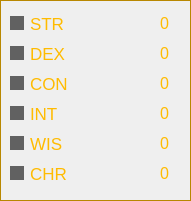
     <widget class="QFrame" name="frame_3">
      <property name="geometry">
       <rect>
        <x>10</x>
        <y>150</y>
        <width>191</width>
        <height>201</height>
       </rect>
      </property>
      <property name="styleSheet">
       <string notr="true">QFrame { 
	color: rgb(184, 135, 0);
} </string>
      </property>
      <property name="frameShape">
       <enum>QFrame::Box</enum>
      </property>
      <property name="frameShadow">
       <enum>QFrame::Plain</enum>
      </property>
      <widget class="QWidget" name="verticalLayoutWidget_3">
       <property name="geometry">
        <rect>
         <x>10</x>
         <y>10</y>
         <width>139</width>
         <height>181</height>
        </rect>
       </property>
       <layout class="QVBoxLayout" name="verticalLayout_3">
        <item>
         <widget class="QCheckBox" name="strBox">
          <property name="font">
           <font>
            <pointsize>13</pointsize>
           </font>
          </property>
          <property name="styleSheet">
           <string notr="true">
QCheckBox::indicator {
		
	
	background-color: rgb(97, 97, 97);
}

QCheckBox{

color: rgb(255, 187, 0);

}
QCheckBox::indicator:checked {
    
	background-color: rgb(255, 187, 0);
}</string>
          </property>
          <property name="text">
           <string>STR</string>
          </property>
         </widget>
        </item>
        <item>
         <widget class="QCheckBox" name="dexBox">
          <property name="font">
           <font>
            <pointsize>13</pointsize>
           </font>
          </property>
          <property name="styleSheet">
           <string notr="true">
QCheckBox::indicator {
		
	
	background-color: rgb(97, 97, 97);
}

QCheckBox{

color: rgb(255, 187, 0);
background:transparent;

}
QCheckBox::indicator:checked {
    
	background-color: rgb(255, 187, 0);
}</string>
          </property>
          <property name="text">
           <string>DEX</string>
          </property>
         </widget>
        </item>
        <item>
         <widget class="QCheckBox" name="conBox">
          <property name="font">
           <font>
            <pointsize>13</pointsize>
           </font>
          </property>
          <property name="styleSheet">
           <string notr="true">
QCheckBox::indicator {
		
	
	background-color: rgb(97, 97, 97);
}

QCheckBox{

color: rgb(255, 187, 0);
background:transparent;

}
QCheckBox::indicator:checked {
    
	background-color: rgb(255, 187, 0);
}</string>
          </property>
          <property name="text">
           <string>CON</string>
          </property>
         </widget>
        </item>
        <item>
         <widget class="QCheckBox" name="intBox">
          <property name="font">
           <font>
            <pointsize>13</pointsize>
           </font>
          </property>
          <property name="styleSheet">
           <string notr="true">
QCheckBox::indicator {
		
	
	background-color: rgb(97, 97, 97);
}

QCheckBox{

color: rgb(255, 187, 0);
background:transparent;

}
QCheckBox::indicator:checked {
    
	background-color: rgb(255, 187, 0);
}</string>
          </property>
          <property name="text">
           <string>INT</string>
          </property>
         </widget>
        </item>
        <item>
         <widget class="QCheckBox" name="wisBox">
          <property name="font">
           <font>
            <pointsize>13</pointsize>
           </font>
          </property>
          <property name="styleSheet">
           <string notr="true">
QCheckBox::indicator {
		
	
	background-color: rgb(97, 97, 97);
}

QCheckBox{

color: rgb(255, 187, 0);
background:transparent;

}
QCheckBox::indicator:checked {
    
	background-color: rgb(255, 187, 0);
}</string>
          </property>
          <property name="text">
           <string>WIS</string>
          </property>
         </widget>
        </item>
        <item>
         <widget class="QCheckBox" name="charBox">
          <property name="font">
           <font>
            <pointsize>13</pointsize>
           </font>
          </property>
          <property name="styleSheet">
           <string notr="true">
QCheckBox::indicator {
		
	
	background-color: rgb(97, 97, 97);
}

QCheckBox{

color: rgb(255, 187, 0);
background:transparent;

}
QCheckBox::indicator:checked {
    
	background-color: rgb(255, 187, 0);
}</string>
          </property>
          <property name="text">
           <string>CHR</string>
          </property>
         </widget>
        </item>
       </layout>
      </widget>
      <widget class="QWidget" name="verticalLayoutWidget_4">
       <property name="geometry">
        <rect>
         <x>150</x>
         <y>10</y>
         <width>31</width>
         <height>181</height>
        </rect>
       </property>
       <layout class="QVBoxLayout" name="verticalLayout_4">
        <item>
         <widget class="QLineEdit" name="ststrLE">
          <property name="font">
           <font>
            <pointsize>12</pointsize>
           </font>
          </property>
          <property name="styleSheet">
           <string notr="true">color: rgb(255, 187, 0);
background: transparent;</string>
          </property>
          <property name="text">
           <string>0</string>
          </property>
          <property name="maxLength">
           <number>2</number>
          </property>
          <property name="frame">
           <bool>false</bool>
          </property>
          <property name="alignment">
           <set>Qt::AlignCenter</set>
          </property>
         </widget>
        </item>
        <item>
         <widget class="QLineEdit" name="stdexLE">
          <property name="font">
           <font>
            <pointsize>12</pointsize>
           </font>
          </property>
          <property name="styleSheet">
           <string notr="true">color: rgb(255, 187, 0);
background: transparent;</string>
          </property>
          <property name="text">
           <string>0</string>
          </property>
          <property name="maxLength">
           <number>2</number>
          </property>
          <property name="frame">
           <bool>false</bool>
          </property>
          <property name="alignment">
           <set>Qt::AlignCenter</set>
          </property>
         </widget>
        </item>
        <item>
         <widget class="QLineEdit" name="stconLE">
          <property name="font">
           <font>
            <pointsize>12</pointsize>
           </font>
          </property>
          <property name="styleSheet">
           <string notr="true">color: rgb(255, 187, 0);
background: transparent;</string>
          </property>
          <property name="text">
           <string>0</string>
          </property>
          <property name="maxLength">
           <number>2</number>
          </property>
          <property name="frame">
           <bool>false</bool>
          </property>
          <property name="alignment">
           <set>Qt::AlignCenter</set>
          </property>
         </widget>
        </item>
        <item>
         <widget class="QLineEdit" name="stintLE">
          <property name="font">
           <font>
            <pointsize>12</pointsize>
           </font>
          </property>
          <property name="styleSheet">
           <string notr="true">color: rgb(255, 187, 0);
background: transparent;</string>
          </property>
          <property name="text">
           <string>0</string>
          </property>
          <property name="maxLength">
           <number>2</number>
          </property>
          <property name="frame">
           <bool>false</bool>
          </property>
          <property name="alignment">
           <set>Qt::AlignCenter</set>
          </property>
         </widget>
        </item>
        <item>
         <widget class="QLineEdit" name="stwisLE">
          <property name="font">
           <font>
            <pointsize>12</pointsize>
           </font>
          </property>
          <property name="styleSheet">
           <string notr="true">color: rgb(255, 187, 0);
background: transparent;</string>
          </property>
          <property name="text">
           <string>0</string>
          </property>
          <property name="maxLength">
           <number>2</number>
          </property>
          <property name="frame">
           <bool>false</bool>
          </property>
          <property name="alignment">
           <set>Qt::AlignCenter</set>
          </property>
         </widget>
        </item>
        <item>
         <widget class="QLineEdit" name="stcharLE">
          <property name="font">
           <font>
            <pointsize>12</pointsize>
           </font>
          </property>
          <property name="styleSheet">
           <string notr="true">color: rgb(255, 187, 0);
background: transparent;
</string>
          </property>
          <property name="text">
           <string>0</string>
          </property>
          <property name="maxLength">
           <number>2</number>
          </property>
          <property name="frame">
           <bool>false</bool>
          </property>
          <property name="alignment">
           <set>Qt::AlignCenter</set>
          </property>
         </widget>
        </item>
       </layout>
      </widget>
     </widget>
